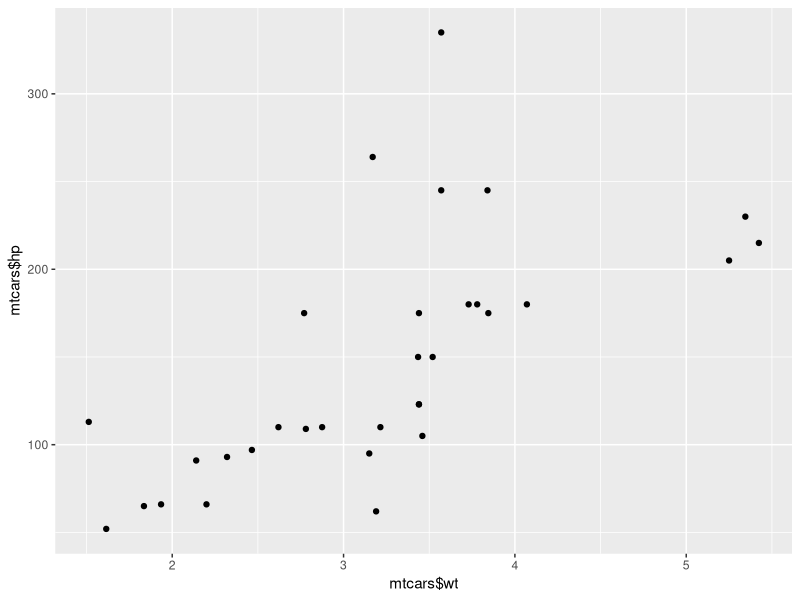

Write the R code that produced this figure.
## ---- chunk 1
pow_two <- function (x, print_info=TRUE){
  y <- x ^ 2
  if(print_info){
    print(paste(x, "to the power two equals", y))
  }
  return (y)
}

result <- pow_two(3, FALSE)
result
  

## ---- chunk 2
triple <- function(x){
  x <- 3*x
  x
}

a <- 5
triple(a)
a


## ---- chunk 3
linkedin <- c(16,9,13,5,2,17,14)

interpret <- function(num_views){
  if(num_views > 15){
    print("You're popular!")
    return(num_views)
  }
  else{
    print("Try to be more visible!")
    return(0)
  }
}

interpret(linkedin[1])

interpret_all <- function(views, return_sum=TRUE){
  count <- 0
  
  for (v in views){
    count <- count + interpret(v)
  }
  
  if(return_sum){
    return (count)
  }else{
    return (NULL)
  }
}

interpret_all(linkedin)

## ---- chunk 4

library(ggplot2)

qplot(mtcars$wt, mtcars$hp)

## ---- chunk 5

temp <- list(c(3,7,9,6,1), c(6,9,12,13,5), c(4,8,3,-1,-3), c(1,4,7,2,-2), c(5,7,9,4,2), c(-3,5,8,9,4), c(3,6,9,4,1))

select <- function(x){
  print(mean(x))
}


list <- lapply(temp, select)
list

for (t in temp){
  
  print(min(t))
}



## ---- chunk 6
 
#Una función anonima no necesita de un nombrado para ser utilizada, 
(function(x,y){3*x*y})(9,10)
pioneers <- c("GAUSS:1777","BAYES:1702","PASCAL:1623","PEARSON:1857")
split <- strsplit(pioneers, split = ":")
  # strsplit : Function that splits the Elements of a Character Vector
  
split_low <- lapply(split, tolower)
split_low
split

names <- lapply(split_low, function(x){x[1]})
names

years <- lapply(split_low,function(x) {x[2]})
years
## ---- chunk 7
#COnstruir funcion que lleve dos parametros

#recibir dos parametros pensando que x puede ser un vector o una lista, lo que hace es devolver la posicion que se esta indicando
select_el <- function(x, index){
  x[index]
}

names <- lapply(split_low, select_el,1)
names

years <- lapply(split_low, select_el,2)
years

